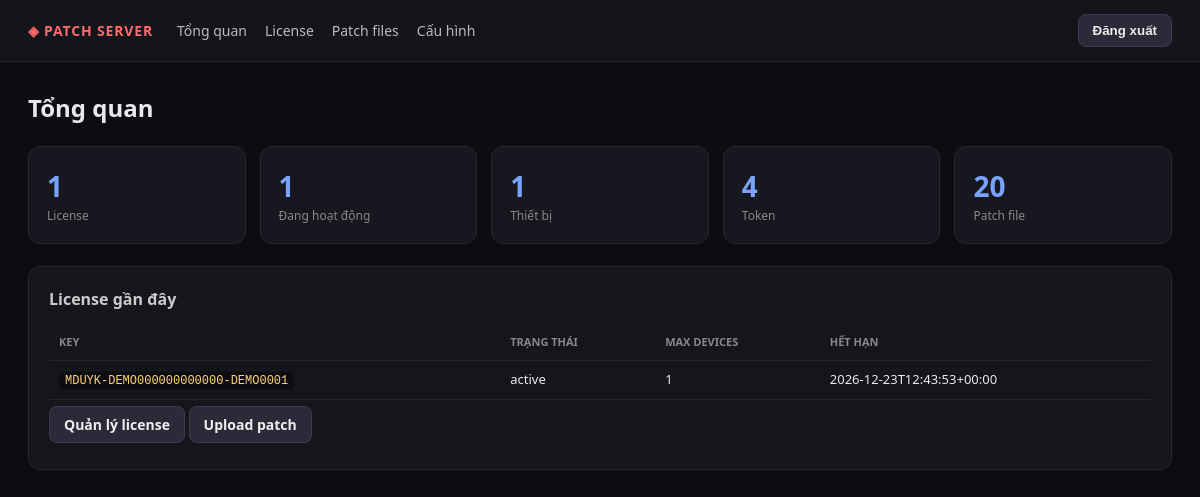
Screenshot of /admin (signed in) with the database file from the repository.
### tables this page shows
CREATE TABLE licenses (
    id            INTEGER PRIMARY KEY AUTOINCREMENT,
    license_key   TEXT UNIQUE NOT NULL,
    note          TEXT DEFAULT '',
    plan          TEXT DEFAULT '',
    status        TEXT DEFAULT 'active',
    max_devices   INTEGER DEFAULT 1,
    duration_days INTEGER DEFAULT 30,
    activated_at  TEXT,
    expires_at    TEXT,
    created_at    TEXT NOT NULL
);

### admin.py (the view)
@admin.route("/admin")
def dashboard():
    with db() as conn:
        stats = {
            "licenses": conn.execute("SELECT COUNT(*) AS n FROM licenses").fetchone()["n"],
            "active_licenses": conn.execute(
                "SELECT COUNT(*) AS n FROM licenses WHERE status = 'active'"
            ).fetchone()["n"],
            "devices": conn.execute("SELECT COUNT(*) AS n FROM devices").fetchone()["n"],
            "tokens": conn.execute("SELECT COUNT(*) AS n FROM tokens").fetchone()["n"],
            "patches": conn.execute("SELECT COUNT(*) AS n FROM patches").fetchone()["n"],
        }
        recent = conn.execute(
            "SELECT * FROM licenses ORDER BY id DESC LIMIT 8"
        ).fetchall()
    return render_template("admin_dashboard.html", stats=stats, recent=recent)

### admin.py (called while the page is built)
def csrf_token():
    if "_csrf_token" not in session:
        session["_csrf_token"] = secrets.token_urlsafe(32)
    return session["_csrf_token"]

def check_csrf():
    if request.method == "POST":
        sent = request.form.get("_csrf_token") or request.headers.get("X-CSRF-Token")
        if not sent or sent != session.get("_csrf_token"):
            abort(400, "Invalid CSRF token")

@admin.before_request
def _require_login():
    if request.endpoint in ("admin.login", "admin.static_file"):
        return
    if not session.get("admin_logged_in"):
        return redirect(url_for("admin.login"))
    check_csrf()

@admin.app_context_processor
def _inject():
    return {"csrf_token": csrf_token}

### database.py (called while the page is built)
def get_db():
    conn = sqlite3.connect(config.DATABASE)
    conn.row_factory = sqlite3.Row
    conn.execute("PRAGMA foreign_keys = ON")
    return conn

@contextmanager
def db():
    conn = get_db()
    try:
        yield conn
        conn.commit()
    except Exception:
        conn.rollback()
        raise
    finally:
        conn.close()

### templates/admin_dashboard.html (shortened to what this page needs)
{% extends "base.html" %}
{% block content %}
<h1>Tổng quan</h1>
<div class="cards">
  {% for label, value in [('License', stats.licenses), ('Đang hoạt động', stats.active_licenses),
                          ('Thiết bị', stats.devices), ('Token', stats.tokens), ('Patch file', stats.patches)] %}
  <div class="card"><div class="value">{{ value }}</div><div class="label">{{ label }}</div></div>
  {% endfor %}
</div>
<div class="panel">
  <h2>License gần đây</h2>
  <table>
    <thead><tr><th>Key</th><th>Trạng thái</th><th>Max devices</th><th>Hết hạn</th></tr></thead>
    <tbody>
      {% for r in recent %}
      <tr><td><code>{{ r.license_key }}</code></td><td>{{ r.status }}</td><td>{{ r.max_devices }}</td><td>{{ r.expires_at or '—' }}</td></tr>
      {% else %}<tr><td colspan="4" class="muted">Chưa có license nào.</td></tr>{% endfor %}
    </tbody>
  </table>
  <p><a class="btn" href="{{ url_for('admin.licenses') }}">Quản lý license</a>
     <a class="btn" href="{{ url_for('admin.patches') }}">Upload patch</a></p>
</div>
{% endblock %}

### static/style.css (style rules this page uses)
* { box-sizing:border-box }
body { margin:0;background:#0d0d11;color:#e8e8ef;font:14px/1.5 system-ui,-apple-system,"Segoe UI",sans-serif }
a { color:#7aa2ff;text-decoration:none }
.logout button,.btn,button { background:#2a2a38;color:#eee;border:1px solid #3a3a4d;border-radius:8px;padding:8px 14px;cursor:pointer;font-weight:600 }
h1 { font-size:24px;margin:0 0 20px }
h2 { font-size:16px;margin:0 0 14px;color:#ccc }
.cards { display:grid;grid-template-columns:repeat(5,1fr);gap:14px;margin-bottom:22px }
.card { background:#17171f;border:1px solid #262633;border-radius:12px;padding:18px }
.card .value { font-size:28px;font-weight:800;color:#7aa2ff }
.card .label { color:#888;font-size:12px }
.panel { background:#15151c;border:1px solid #262633;border-radius:12px;padding:20px;margin-bottom:20px }
table { width:100%;border-collapse:collapse;font-size:13px }
th,td { text-align:left;padding:9px 10px;border-bottom:1px solid #262633;vertical-align:middle }
th { color:#888;font-size:11px;text-transform:uppercase }
code { background:#0c0c11;padding:2px 6px;border-radius:5px;color:#ffd479;font-size:12px }

### rows the page displays
licenses: license_key "MDUYK-DEMO000000000000-DEMO0001", status "active", max_devices "1", expires_at "2026-12-23T12:43:53+00:00"

### other values shown
{{ value }} "1" "1" "1" "4" "20"
{{ label }} "License" "Đang hoạt động" "Thiết bị" "Token" "Patch file"
